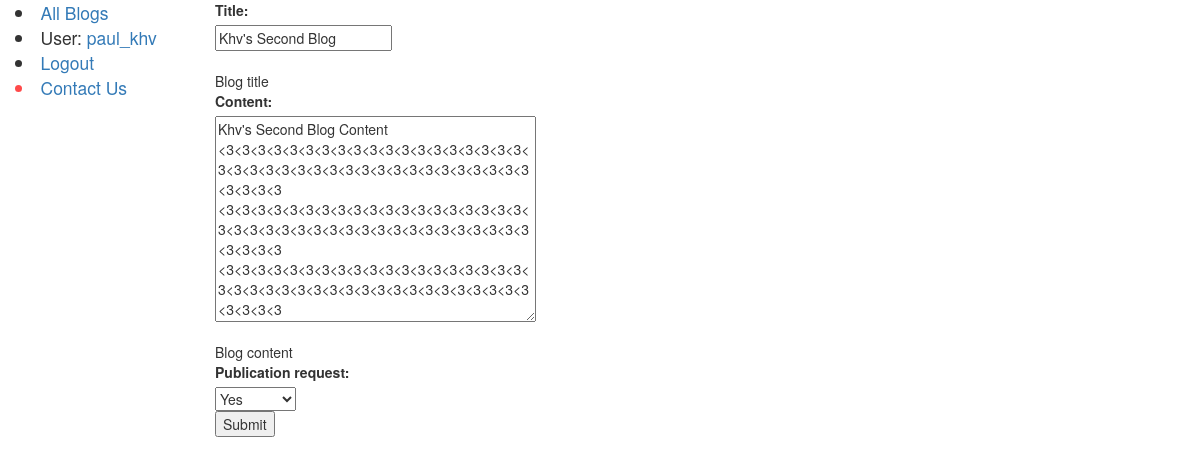
The app's page /blog/2/update/ (signed in) with its own data.
### blog/models.py (models this page shows, shortened)
class Blogger(AbstractUser):
    bio = models.TextField(max_length=1000, help_text='Blogger biography', blank=True)
    profile_picture = models.ImageField(null=True, blank=True, default='unknown_user.jpg')
    class Meta:
        verbose_name_plural = 'Bloggers'

class Blog(models.Model):
    blogger = models.ForeignKey(Blogger, on_delete=models.CASCADE)
    title = models.CharField(max_length=200, help_text='Blog title')
    content = models.TextField(max_length=3000, help_text='Blog content')
    post_date = models.DateTimeField(auto_now_add=True)
    is_posted = models.BooleanField(default=False)
    publication_request = models.BooleanField(null=True)
    notified = models.BooleanField(default=False)
    class Meta:
        ordering = ['-post_date']

### blog/views.py (the view, shortened to what this page needs)
# urls.py: path('<int:pk>/update/', views.BlogUpdateView.as_view(), name='blog-update'),
class BlogUpdateView(LoginRequiredMixin, generic.UpdateView):
    model = Blog
    fields = ('title', 'content', 'publication_request')
    success_message = 'Blog successfully updated'
    def dispatch(self, request, *args, **kwargs):
        if request.user != Blog.objects.get(pk=kwargs.get('pk')).blogger:
            logout(self.request)
            return redirect('login')
        if request.method.lower() in self.http_method_names:
            handler = getattr(self, request.method.lower(), self.http_method_not_allowed)
        else:
            handler = self.http_method_not_allowed
        return handler(request, *args, **kwargs)

### blog/templates/blog/blog_form.html (shortened to what this page needs)
{% extends "base_generic.html" %}
{% block content %}
    <form action="" method="post">
        <div class="content" style="display: flex; flex-direction: column; align-items: flex-start">
            {{ form.as_table }}
        </div>
        <input type="submit" value="Submit">
    </form>
{% endblock %}

### blog/templates/base_generic.html (shortened to what this page needs)
<!DOCTYPE html>
<html lang="en">
<head>
  <link rel="stylesheet" href="https://maxcdn.bootstrapcdn.com/bootstrap/3.3.7/css/bootstrap.min.css">
</head>
<body>
  <div class="container-fluid">
    <div class="row">
      <div class="col-sm-2" style="font-size: 1.25em">
      {% block sidebar %}
          <li><a href="{% url 'blog-list' %}">All Blogs</a></li>
          {% if user.is_authenticated %}
              {% if request.user.is_staff %}
                <li>Admin: <a href="{% url 'blogger-detail' request.user.id %}">{{ user.get_username }}</a></li>
              {% else %}
                  <li>User: <a href="{% url 'blogger-detail' request.user.id %}">{{ user.get_username }}</a></li>
              {% endif %}
              <li><a href="{% url 'logout'%}?next={{request.path}}">Logout</a></li>
          {% else %}
              <li><a href="{% url 'signup'%}?next={{request.path}}">Signup</a></li>
              <li><a href="{% url 'login'%}?next={{request.path}}">Login</a></li>
          {% endif %}
          <li style="color: #ff4a4a"><a href="{% url 'contact-us'%}">Contact Us</a></li>
     {% endblock %}
      </div>
        <div class="col-sm-10 ">
            {% block content %}
            {% endblock %}
      </div>
    </div>
  </div>
</body>
</html>

### records on screen
Blogger: get_username "paul_khv"
Blog: title "Khv's Second Blog", content "Khv's Second Blog Content <3<3<3<3<3<3<3<3<3<3<3<3<3<3<3<3<3<3<3<3<3<3<3<3<3<3<3<3<3<3<3<3<3<3<3<3<3<3<3<3<3<3<3 <3<3<3<3<3<3<3<3<3<3<3<3<3<3<3<3<3<3<3<3<3<3<3<3<3<3<3<3<3<3<3<3<3<3<3<3<3<3<3<3<3<3<3 <3<3<3<3<3<3<3<3<3<3<3<3<3<3<3<3<3<3<3<3<3<3<3<3<3<3<3<3<3<3<3<3<3<3<3<3<3<3<3<3<3<3<3", publication_request "Yes"
